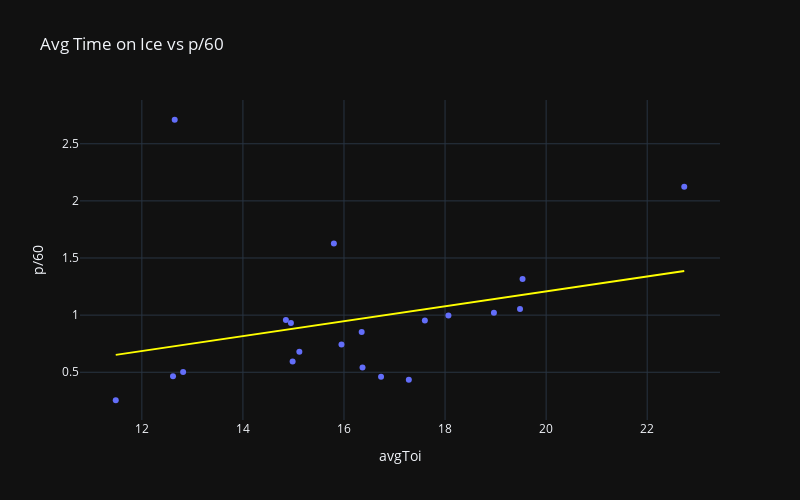

The cell this chart's notebook holds for it:
### Code cell
metric = "p/60"
fig = px.scatter(
    subset,
    x="avgToi",
    y=metric,
    hover_name="playerName",
    hover_data=["goals", "assists", "points", "gamesPlayed", "team", "age", "capHit"],
    width=800,
    height=500,
    title=f"Avg Time on Ice vs {metric}",
    trendline="ols",
    trendline_color_override="yellow",
)
fig.show()
subset.loc[:, f"{metric}_adj"] = subset[metric] / subset["avgToi"]
subset.loc[:, f"{metric}_adj_rank"] = subset[f"{metric}_adj"].rank(ascending=False, method='first').astype(int)

### Figure 1 — Plotly figure (JSON) as saved in the notebook; plotly's stock layout.template omitted (floating-point values rounded to 4 significant figures)
{"data": [{"customdata": [[2, 3, 5, 39, ["Pittsburgh Penguins"], 27, 775000], [0, 2, 2, 41, ["Colorado Avalanche"], 26, 775000], [2, 11, 13, 76, ["Edmonton Oilers"], 24, 950000], [4, 9, 13, 56, ["Anaheim Ducks"], 23, 925000], [2, 11, 13, 56, ["Montréal Canadiens"], 23, 867500], [3, 6, 9, 61, ["Detroit Red Wings"], 23, 775000], [3, 1, 4, 32, ["Chicago Blackhawks"], 23, 775000], [2, 7, 9, 30, ["San Jose Sharks"], 22, 894167], [5, 28, 33, 77, ["Boston Bruins"], 23, 925000], [1, 5, 6, 14, ["Carolina Hurricanes"], 22, 916667], [7, 13, 20, 62, ["Anaheim Ducks"], 21, 844167], [5, 20, 25, 73, ["Seattle Kraken"], 23, 897500], [4, 4, 8, 14, ["New Jersey Devils"], 20, 950000], [6, 60, 66, 82, ["Montréal Canadiens"], 20, 950000], [5, 14, 19, 68, ["Anaheim Ducks"], 21, 918333], [2, 2, 4, 27, ["New Jersey Devils"], 20, 918333], [1, 2, 3, 28, ["Vancouver Canucks"], 20, 870000], [5, 10, 15, 76, ["Colorado Avalanche"], 26, 850000], [4, 14, 18, 76, ["Florida Panthers"], 28, 850000], [1, 3, 4, 41, ["Ottawa Senators"], 26, 775000]], "hovertemplate": "<b>%{hovertext}</b><br><br>avgToi=%{x}<br>p/60=%{y}<br>goals=%{customdata[0]}<br>assists=%{customdata[1]}<br>points=%{customdata[2]}<br>gamesPlayed=%{customdata[3]}<br>team=%{customdata[4]}<br>age=%{customdata[5]}<br>capHit=%{customdata[6]}<extra></extra>", "hovertext": ["Ryan Shea", "Keaton Middleton", "Ty Emberson", "Drew Helleson", "Jayden Struble", "Albert Johansson", "Louis Crevier", "Shakir Mukhamadullin", "Mason Lohrei", "Scott Morrow", "Olen Zellweger", "Ryker Evans", "Seamus Casey", "Lane Hutson", "Pavel Mintyukov", "Simon Nemec", "Elias Pettersson", "Sam Malinski", "Uvis Balinskis", "Nikolas Matinpalo"], "legendgroup": "", "marker": {"color": "#636efa", "symbol": "circle"}, "mode": "markers", "name": "", "orientation": "v", "showlegend": false, "type": "scatter", "x": [16.73, 11.48, 15.12, 16.35, 14.95, 16.37, 17.28, 18.07, 19.53, 15.8, 18.97, 19.48, 12.65, 22.73, 17.6, 14.98, 12.82, 15.95, 14.85, 12.62], "xaxis": "x", "y": [0.4597, 0.2549, 0.6789, 0.8519, 0.9317, 0.5409, 0.4339, 0.9963, 1.316, 1.627, 1.02, 1.055, 2.71, 2.124, 0.9525, 0.5933, 0.5016, 0.7425, 0.9569, 0.464], "yaxis": "y"}, {"hovertemplate": "<b>OLS trendline</b><br>p/60 = 0.0651946 * avgToi + -0.0966088<br>R<sup>2</sup>=0.088604<br><br>avgToi=%{x}<br>p/60=%{y} <b>(trend)</b><extra></extra>", "legendgroup": "", "line": {"color": "yellow"}, "marker": {"color": "#636efa", "symbol": "circle"}, "mode": "lines", "name": "", "showlegend": false, "type": "scatter", "x": [11.48, 12.62, 12.65, 12.82, 14.85, 14.95, 14.98, 15.12, 15.8, 15.95, 16.35, 16.37, 16.73, 17.28, 17.6, 18.07, 18.97, 19.48, 19.53, 22.73], "xaxis": "x", "y": [0.652, 0.7259, 0.7281, 0.739, 0.8715, 0.8781, 0.8802, 0.8889, 0.9335, 0.9432, 0.9693, 0.9704, 0.9943, 1.03, 1.051, 1.081, 1.14, 1.174, 1.177, 1.385], "yaxis": "y"}], "layout": {"height": 500, "legend": {"tracegroupgap": 0}, "title": {"text": "Avg Time on Ice vs p/60"}, "width": 800, "xaxis": {"anchor": "y", "domain": [0, 1], "title": {"text": "avgToi"}}, "yaxis": {"anchor": "x", "domain": [0, 1], "title": {"text": "p/60"}}}}
